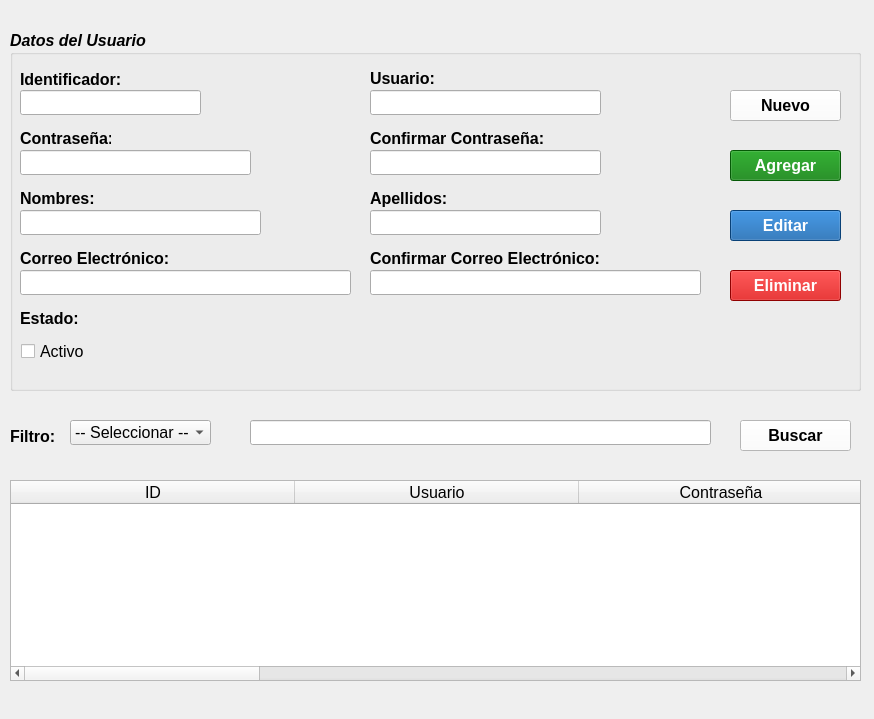
<?xml version="1.0" encoding="UTF-8"?>
<ui version="4.0">
 <class>Form</class>
 <widget class="QWidget" name="Form">
  <property name="geometry">
   <rect>
    <x>0</x>
    <y>0</y>
    <width>874</width>
    <height>719</height>
   </rect>
  </property>
  <property name="minimumSize">
   <size>
    <width>814</width>
    <height>719</height>
   </size>
  </property>
  <property name="font">
   <font>
    <pointsize>12</pointsize>
   </font>
  </property>
  <property name="windowTitle">
   <string>Gestión de Usuarios</string>
  </property>
  <widget class="QGroupBox" name="gb_datosUsuario">
   <property name="geometry">
    <rect>
     <x>10</x>
     <y>30</y>
     <width>851</width>
     <height>361</height>
    </rect>
   </property>
   <property name="font">
    <font>
     <pointsize>12</pointsize>
     <weight>75</weight>
     <italic>true</italic>
     <bold>true</bold>
    </font>
   </property>
   <property name="title">
    <string>Datos del Usuario       </string>
   </property>
   <widget class="QLabel" name="lbl_identificador">
    <property name="geometry">
     <rect>
      <x>10</x>
      <y>40</y>
      <width>111</width>
      <height>17</height>
     </rect>
    </property>
    <property name="font">
     <font>
      <pointsize>12</pointsize>
      <weight>75</weight>
      <italic>false</italic>
      <bold>true</bold>
     </font>
    </property>
    <property name="text">
     <string>&lt;html&gt;&lt;head/&gt;&lt;body&gt;&lt;p&gt;Identificador:      &lt;/p&gt;&lt;/body&gt;&lt;/html&gt;</string>
    </property>
   </widget>
   <widget class="QLabel" name="lbl_nombre">
    <property name="geometry">
     <rect>
      <x>10</x>
      <y>160</y>
      <width>81</width>
      <height>17</height>
     </rect>
    </property>
    <property name="font">
     <font>
      <pointsize>12</pointsize>
      <weight>75</weight>
      <italic>false</italic>
      <bold>true</bold>
     </font>
    </property>
    <property name="text">
     <string>Nombres:</string>
    </property>
   </widget>
   <widget class="QLabel" name="lbl_email">
    <property name="geometry">
     <rect>
      <x>10</x>
      <y>220</y>
      <width>151</width>
      <height>17</height>
     </rect>
    </property>
    <property name="font">
     <font>
      <pointsize>12</pointsize>
      <weight>75</weight>
      <italic>false</italic>
      <bold>true</bold>
     </font>
    </property>
    <property name="text">
     <string>Correo Electrónico: </string>
    </property>
   </widget>
   <widget class="QLabel" name="lbl_estado">
    <property name="geometry">
     <rect>
      <x>10</x>
      <y>280</y>
      <width>61</width>
      <height>17</height>
     </rect>
    </property>
    <property name="font">
     <font>
      <pointsize>12</pointsize>
      <weight>75</weight>
      <italic>false</italic>
      <bold>true</bold>
     </font>
    </property>
    <property name="text">
     <string>Estado:</string>
    </property>
   </widget>
   <widget class="QLabel" name="lbl_pwd">
    <property name="geometry">
     <rect>
      <x>360</x>
      <y>100</y>
      <width>191</width>
      <height>17</height>
     </rect>
    </property>
    <property name="font">
     <font>
      <pointsize>12</pointsize>
      <weight>75</weight>
      <italic>false</italic>
      <bold>true</bold>
     </font>
    </property>
    <property name="text">
     <string>Confirmar Contraseña:</string>
    </property>
   </widget>
   <widget class="QLabel" name="lbl_apellido">
    <property name="geometry">
     <rect>
      <x>360</x>
      <y>160</y>
      <width>81</width>
      <height>17</height>
     </rect>
    </property>
    <property name="font">
     <font>
      <pointsize>12</pointsize>
      <weight>75</weight>
      <italic>false</italic>
      <bold>true</bold>
     </font>
    </property>
    <property name="text">
     <string>Apellidos:</string>
    </property>
   </widget>
   <widget class="QLineEdit" name="le_identificador">
    <property name="geometry">
     <rect>
      <x>10</x>
      <y>60</y>
      <width>181</width>
      <height>25</height>
     </rect>
    </property>
    <property name="font">
     <font>
      <pointsize>12</pointsize>
      <weight>50</weight>
      <italic>false</italic>
      <bold>false</bold>
     </font>
    </property>
    <property name="readOnly">
     <bool>true</bool>
    </property>
   </widget>
   <widget class="QLineEdit" name="le_nombre">
    <property name="geometry">
     <rect>
      <x>10</x>
      <y>180</y>
      <width>241</width>
      <height>25</height>
     </rect>
    </property>
    <property name="font">
     <font>
      <pointsize>12</pointsize>
      <weight>50</weight>
      <italic>false</italic>
      <bold>false</bold>
     </font>
    </property>
   </widget>
   <widget class="QLineEdit" name="le_email">
    <property name="geometry">
     <rect>
      <x>10</x>
      <y>240</y>
      <width>331</width>
      <height>25</height>
     </rect>
    </property>
    <property name="font">
     <font>
      <pointsize>12</pointsize>
      <weight>50</weight>
      <italic>false</italic>
      <bold>false</bold>
     </font>
    </property>
   </widget>
   <widget class="QLineEdit" name="le_confirmarPwd">
    <property name="geometry">
     <rect>
      <x>360</x>
      <y>120</y>
      <width>231</width>
      <height>25</height>
     </rect>
    </property>
    <property name="font">
     <font>
      <pointsize>12</pointsize>
      <weight>50</weight>
      <italic>false</italic>
      <bold>false</bold>
     </font>
    </property>
   </widget>
   <widget class="QLineEdit" name="le_apellido">
    <property name="geometry">
     <rect>
      <x>360</x>
      <y>180</y>
      <width>231</width>
      <height>25</height>
     </rect>
    </property>
    <property name="font">
     <font>
      <pointsize>12</pointsize>
      <weight>50</weight>
      <italic>false</italic>
      <bold>false</bold>
     </font>
    </property>
   </widget>
   <widget class="QCheckBox" name="cb_estado">
    <property name="geometry">
     <rect>
      <x>11</x>
      <y>310</y>
      <width>101</width>
      <height>23</height>
     </rect>
    </property>
    <property name="font">
     <font>
      <pointsize>12</pointsize>
      <weight>50</weight>
      <italic>false</italic>
      <bold>false</bold>
     </font>
    </property>
    <property name="text">
     <string>Activo</string>
    </property>
   </widget>
   <widget class="QLabel" name="lbl_usuario_3">
    <property name="geometry">
     <rect>
      <x>360</x>
      <y>40</y>
      <width>67</width>
      <height>17</height>
     </rect>
    </property>
    <property name="font">
     <font>
      <pointsize>12</pointsize>
      <weight>75</weight>
      <italic>false</italic>
      <bold>true</bold>
     </font>
    </property>
    <property name="text">
     <string>Usuario:</string>
    </property>
   </widget>
   <widget class="QLineEdit" name="le_usuario">
    <property name="geometry">
     <rect>
      <x>360</x>
      <y>60</y>
      <width>231</width>
      <height>25</height>
     </rect>
    </property>
    <property name="font">
     <font>
      <pointsize>12</pointsize>
      <weight>50</weight>
      <italic>false</italic>
      <bold>false</bold>
     </font>
    </property>
   </widget>
   <widget class="QLabel" name="lbl_pwd_4">
    <property name="geometry">
     <rect>
      <x>10</x>
      <y>100</y>
      <width>91</width>
      <height>17</height>
     </rect>
    </property>
    <property name="font">
     <font>
      <pointsize>12</pointsize>
      <weight>75</weight>
      <italic>false</italic>
      <bold>true</bold>
     </font>
    </property>
    <property name="text">
     <string>Contraseña:</string>
    </property>
   </widget>
   <widget class="QLineEdit" name="le_pwd">
    <property name="geometry">
     <rect>
      <x>10</x>
      <y>120</y>
      <width>231</width>
      <height>25</height>
     </rect>
    </property>
    <property name="font">
     <font>
      <pointsize>12</pointsize>
      <weight>50</weight>
      <italic>false</italic>
      <bold>false</bold>
     </font>
    </property>
   </widget>
   <widget class="QLineEdit" name="le_comfirmarEmail">
    <property name="geometry">
     <rect>
      <x>360</x>
      <y>240</y>
      <width>331</width>
      <height>25</height>
     </rect>
    </property>
    <property name="font">
     <font>
      <pointsize>12</pointsize>
      <weight>50</weight>
      <italic>false</italic>
      <bold>false</bold>
     </font>
    </property>
   </widget>
   <widget class="QLabel" name="lbl_email_5">
    <property name="geometry">
     <rect>
      <x>360</x>
      <y>220</y>
      <width>251</width>
      <height>17</height>
     </rect>
    </property>
    <property name="font">
     <font>
      <pointsize>12</pointsize>
      <weight>75</weight>
      <italic>false</italic>
      <bold>true</bold>
     </font>
    </property>
    <property name="text">
     <string>Confirmar Correo Electrónico: </string>
    </property>
   </widget>
   <widget class="QPushButton" name="btn_editar">
    <property name="geometry">
     <rect>
      <x>720</x>
      <y>180</y>
      <width>111</width>
      <height>31</height>
     </rect>
    </property>
    <property name="minimumSize">
     <size>
      <width>111</width>
      <height>31</height>
     </size>
    </property>
    <property name="font">
     <font>
      <pointsize>12</pointsize>
      <weight>75</weight>
      <italic>false</italic>
      <bold>true</bold>
     </font>
    </property>
    <property name="toolTip">
     <string>&lt;html&gt;&lt;head/&gt;&lt;body&gt;&lt;p&gt;&lt;a name=&quot;docs-internal-guid-9f32f1a0-7fff-3aa2-c71f-d8139ac015ba&quot;/&gt;&lt;span style=&quot; font-family:'Arial'; font-weight:400; color:#000000; background-color:transparent;&quot;&gt;E&lt;/span&gt;&lt;span style=&quot; font-family:'Arial'; font-weight:400; color:#000000; background-color:transparent;&quot;&gt;dita un registro ya existente&lt;/span&gt;&lt;/p&gt;&lt;/body&gt;&lt;/html&gt;</string>
    </property>
    <property name="styleSheet">
     <string notr="true">color: White;
background-color: rgb(12,91,166)</string>
    </property>
    <property name="text">
     <string>Editar</string>
    </property>
    <property name="icon">
     <iconset resource="../recursos/iconosApp.qrc">
      <normaloff>:/iconosCrud/edit40.png</normaloff>:/iconosCrud/edit40.png</iconset>
    </property>
    <property name="iconSize">
     <size>
      <width>20</width>
      <height>20</height>
     </size>
    </property>
   </widget>
   <widget class="QPushButton" name="btn_agregar">
    <property name="geometry">
     <rect>
      <x>720</x>
      <y>120</y>
      <width>111</width>
      <height>31</height>
     </rect>
    </property>
    <property name="minimumSize">
     <size>
      <width>111</width>
      <height>31</height>
     </size>
    </property>
    <property name="font">
     <font>
      <pointsize>12</pointsize>
      <weight>75</weight>
      <italic>false</italic>
      <bold>true</bold>
     </font>
    </property>
    <property name="toolTip">
     <string>&lt;html&gt;&lt;head/&gt;&lt;body&gt;&lt;p&gt;&lt;span style=&quot; font-family:'Arial'; font-weight:400; color:#000000; background-color:transparent;&quot;&gt;Crea un registro&lt;/span&gt;&lt;/p&gt;&lt;/body&gt;&lt;/html&gt;</string>
    </property>
    <property name="styleSheet">
     <string notr="true">color: White;
background-color:rgb(7,125,8)</string>
    </property>
    <property name="text">
     <string>Agregar</string>
    </property>
    <property name="icon">
     <iconset resource="../recursos/iconosApp.qrc">
      <normaloff>:/iconosCrud/add40.png</normaloff>:/iconosCrud/add40.png</iconset>
    </property>
    <property name="iconSize">
     <size>
      <width>20</width>
      <height>20</height>
     </size>
    </property>
   </widget>
   <widget class="QPushButton" name="btn_limpiar">
    <property name="geometry">
     <rect>
      <x>720</x>
      <y>60</y>
      <width>111</width>
      <height>31</height>
     </rect>
    </property>
    <property name="minimumSize">
     <size>
      <width>111</width>
      <height>31</height>
     </size>
    </property>
    <property name="font">
     <font>
      <pointsize>12</pointsize>
      <weight>75</weight>
      <italic>false</italic>
      <bold>true</bold>
     </font>
    </property>
    <property name="toolTip">
     <string>&lt;html&gt;&lt;head/&gt;&lt;body&gt;&lt;p&gt;&lt;span style=&quot; font-weight:400;&quot;&gt;Limpia los campos del formulario&lt;/span&gt;&lt;/p&gt;&lt;/body&gt;&lt;/html&gt;</string>
    </property>
    <property name="styleSheet">
     <string notr="true">color: Black;
background-color:white
</string>
    </property>
    <property name="text">
     <string>Nuevo</string>
    </property>
    <property name="icon">
     <iconset resource="../recursos/iconosApp.qrc">
      <normaloff>:/iconosCrud/clean40.png</normaloff>:/iconosCrud/clean40.png</iconset>
    </property>
    <property name="iconSize">
     <size>
      <width>20</width>
      <height>20</height>
     </size>
    </property>
   </widget>
   <widget class="QPushButton" name="btn_eliminar">
    <property name="geometry">
     <rect>
      <x>720</x>
      <y>240</y>
      <width>111</width>
      <height>31</height>
     </rect>
    </property>
    <property name="minimumSize">
     <size>
      <width>111</width>
      <height>31</height>
     </size>
    </property>
    <property name="font">
     <font>
      <pointsize>12</pointsize>
      <weight>75</weight>
      <italic>false</italic>
      <bold>true</bold>
     </font>
    </property>
    <property name="styleSheet">
     <string notr="true">color: White;
background-color: rgb(201,0,0)</string>
    </property>
    <property name="text">
     <string>Eliminar</string>
    </property>
    <property name="icon">
     <iconset resource="../recursos/iconosApp.qrc">
      <normaloff>:/iconosCrud/delete40.png</normaloff>:/iconosCrud/delete40.png</iconset>
    </property>
    <property name="iconSize">
     <size>
      <width>20</width>
      <height>20</height>
     </size>
    </property>
   </widget>
  </widget>
  <widget class="QLabel" name="lbl_filtro">
   <property name="geometry">
    <rect>
     <x>10</x>
     <y>426</y>
     <width>67</width>
     <height>21</height>
    </rect>
   </property>
   <property name="font">
    <font>
     <pointsize>12</pointsize>
     <weight>75</weight>
     <bold>true</bold>
    </font>
   </property>
   <property name="text">
    <string>Filtro:</string>
   </property>
  </widget>
  <widget class="QComboBox" name="cbx_filtro">
   <property name="geometry">
    <rect>
     <x>70</x>
     <y>420</y>
     <width>141</width>
     <height>25</height>
    </rect>
   </property>
   <item>
    <property name="text">
     <string>-- Seleccionar --</string>
    </property>
   </item>
  </widget>
  <widget class="QLineEdit" name="le_buscador">
   <property name="geometry">
    <rect>
     <x>250</x>
     <y>420</y>
     <width>461</width>
     <height>25</height>
    </rect>
   </property>
  </widget>
  <widget class="QPushButton" name="btn_buscar">
   <property name="geometry">
    <rect>
     <x>740</x>
     <y>420</y>
     <width>111</width>
     <height>31</height>
    </rect>
   </property>
   <property name="font">
    <font>
     <pointsize>12</pointsize>
     <weight>75</weight>
     <bold>true</bold>
    </font>
   </property>
   <property name="styleSheet">
    <string notr="true">color: Black;
background-color: rgb(255, 255, 255)</string>
   </property>
   <property name="text">
    <string>Buscar</string>
   </property>
   <property name="icon">
    <iconset resource="../recursos/iconosApp.qrc">
     <normaloff>:/iconosCrud/search40.png</normaloff>:/iconosCrud/search40.png</iconset>
   </property>
   <property name="iconSize">
    <size>
     <width>20</width>
     <height>20</height>
    </size>
   </property>
  </widget>
  <widget class="QTableWidget" name="tw_registroUsuarios">
   <property name="geometry">
    <rect>
     <x>10</x>
     <y>480</y>
     <width>851</width>
     <height>201</height>
    </rect>
   </property>
   <property name="sizeAdjustPolicy">
    <enum>QAbstractScrollArea::AdjustToContents</enum>
   </property>
   <property name="editTriggers">
    <set>QAbstractItemView::NoEditTriggers</set>
   </property>
   <property name="selectionMode">
    <enum>QAbstractItemView::SingleSelection</enum>
   </property>
   <property name="selectionBehavior">
    <enum>QAbstractItemView::SelectRows</enum>
   </property>
   <attribute name="horizontalHeaderDefaultSectionSize">
    <number>284</number>
   </attribute>
   <attribute name="horizontalHeaderStretchLastSection">
    <bool>true</bool>
   </attribute>
   <column>
    <property name="text">
     <string>ID</string>
    </property>
   </column>
   <column>
    <property name="text">
     <string>Usuario</string>
    </property>
   </column>
   <column>
    <property name="text">
     <string>Contraseña</string>
    </property>
   </column>
   <column>
    <property name="text">
     <string>Nombres</string>
    </property>
   </column>
   <column>
    <property name="text">
     <string>Apellidos</string>
    </property>
   </column>
   <column>
    <property name="text">
     <string>Correo electrónico</string>
    </property>
   </column>
   <column>
    <property name="text">
     <string>Estado</string>
    </property>
   </column>
  </widget>
 </widget>
 <tabstops>
  <tabstop>btn_limpiar</tabstop>
  <tabstop>btn_agregar</tabstop>
  <tabstop>btn_editar</tabstop>
  <tabstop>btn_eliminar</tabstop>
  <tabstop>le_identificador</tabstop>
  <tabstop>le_usuario</tabstop>
  <tabstop>le_pwd</tabstop>
  <tabstop>le_confirmarPwd</tabstop>
  <tabstop>le_nombre</tabstop>
  <tabstop>le_apellido</tabstop>
  <tabstop>le_email</tabstop>
  <tabstop>le_comfirmarEmail</tabstop>
  <tabstop>cb_estado</tabstop>
  <tabstop>cbx_filtro</tabstop>
  <tabstop>le_buscador</tabstop>
  <tabstop>btn_buscar</tabstop>
  <tabstop>tw_registroUsuarios</tabstop>
 </tabstops>
 <resources>
  <include location="../recursos/iconosApp.qrc"/>
 </resources>
 <connections/>
</ui>
